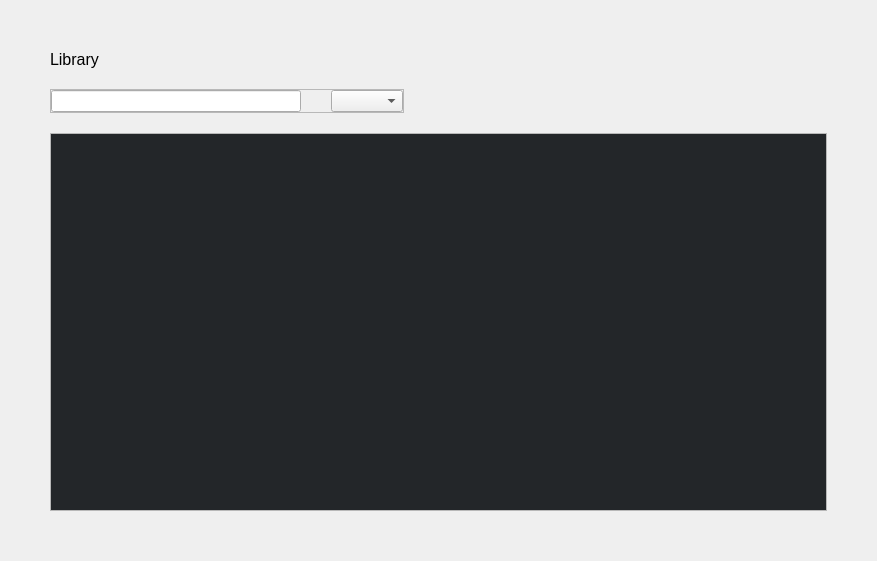
<?xml version="1.0" encoding="UTF-8"?>
<ui version="4.0">
 <class>Library</class>
 <widget class="QWidget" name="Library">
  <property name="geometry">
   <rect>
    <x>0</x>
    <y>0</y>
    <width>877</width>
    <height>561</height>
   </rect>
  </property>
  <property name="windowTitle">
   <string>Form</string>
  </property>
  <layout class="QGridLayout" name="gridLayout_2">
   <property name="leftMargin">
    <number>50</number>
   </property>
   <property name="topMargin">
    <number>50</number>
   </property>
   <property name="rightMargin">
    <number>50</number>
   </property>
   <property name="bottomMargin">
    <number>50</number>
   </property>
   <property name="verticalSpacing">
    <number>20</number>
   </property>
   <item row="1" column="0" alignment="Qt::AlignLeft">
    <widget class="QFrame" name="frame">
     <property name="frameShape">
      <enum>QFrame::StyledPanel</enum>
     </property>
     <property name="frameShadow">
      <enum>QFrame::Raised</enum>
     </property>
     <layout class="QHBoxLayout" name="horizontalLayout">
      <property name="spacing">
       <number>30</number>
      </property>
      <property name="leftMargin">
       <number>0</number>
      </property>
      <property name="topMargin">
       <number>0</number>
      </property>
      <property name="rightMargin">
       <number>0</number>
      </property>
      <property name="bottomMargin">
       <number>0</number>
      </property>
      <item>
       <widget class="QLineEdit" name="SearchLineEdit">
        <property name="sizePolicy">
         <sizepolicy hsizetype="Fixed" vsizetype="Fixed">
          <horstretch>0</horstretch>
          <verstretch>0</verstretch>
         </sizepolicy>
        </property>
        <property name="minimumSize">
         <size>
          <width>250</width>
          <height>0</height>
         </size>
        </property>
        <property name="styleSheet">
         <string notr="true">color: rgb(255, 255, 255);</string>
        </property>
        <property name="placeholderText">
         <string>Search</string>
        </property>
       </widget>
      </item>
      <item>
       <widget class="QComboBox" name="ComboBox"/>
      </item>
     </layout>
    </widget>
   </item>
   <item row="2" column="0">
    <widget class="QScrollArea" name="scrollArea">
     <property name="styleSheet">
      <string notr="true"/>
     </property>
     <property name="widgetResizable">
      <bool>true</bool>
     </property>
     <widget class="QWidget" name="scrollAreaWidgetContents">
      <property name="geometry">
       <rect>
        <x>0</x>
        <y>0</y>
        <width>773</width>
        <height>374</height>
       </rect>
      </property>
      <property name="styleSheet">
       <string notr="true">QWidget{
background-color: rgb(35, 38, 41)
}</string>
      </property>
      <layout class="QGridLayout" name="gridLayout"/>
     </widget>
    </widget>
   </item>
   <item row="0" column="0">
    <widget class="QLabel" name="label">
     <property name="font">
      <font>
       <pointsize>12</pointsize>
      </font>
     </property>
     <property name="text">
      <string>Library</string>
     </property>
    </widget>
   </item>
  </layout>
 </widget>
 <resources/>
 <connections/>
</ui>
